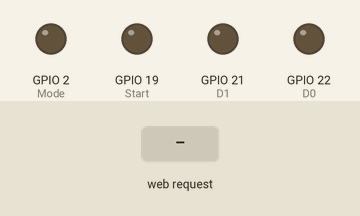
A program run on a simulated ESP32. Parts: output pins drawn as LEDs (lit = HIGH). The inputs (shaded band) are chosen by the test bench. WiFi joins after 1.5 s; servers stay silent unless stated; what the program prints to the serial monitor is not drawn.

Above: at 2.7 s.
2.8 s: HTTP request GET /automatic received
At 3.5 s:
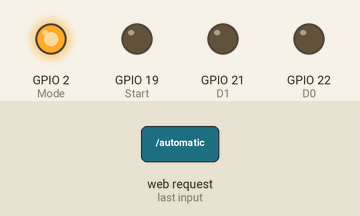
4.3 s: HTTP request GET /forward received
At 4.7 s:
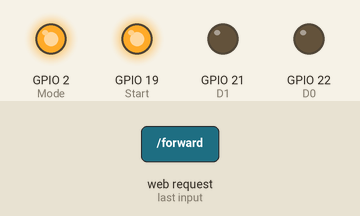
5.8 s: HTTP request GET /manual received
At 7.0 s:
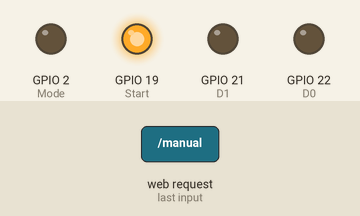
7.3 s: HTTP request GET /backward received
At 8.2 s:
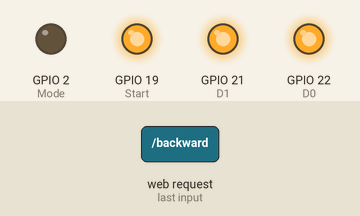
8.8 s: HTTP request GET /left received
At 9.3 s:
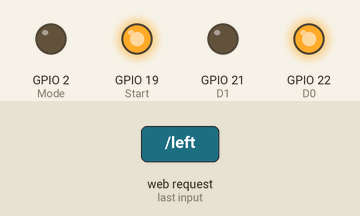
10.3 s: HTTP request GET /right received
At 11.6 s:
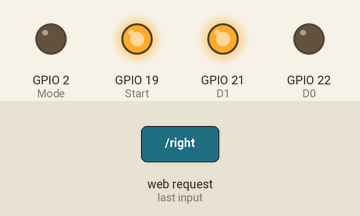
Timing chart, 0 to 12.8 s (numbered marks = the images above; inputs shaded):
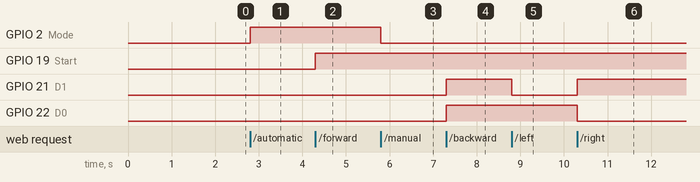

Measured:
- after the input at 2.8 s, GPIO 2 (Mode): LOW → HIGH at once
- after the input at 4.3 s, GPIO 19 (Start): LOW → HIGH at once
- after the input at 5.8 s, GPIO 2 (Mode): HIGH → LOW at once
- after the input at 7.3 s, GPIO 21 (D1), GPIO 22 (D0): LOW → HIGH at once
- after the input at 8.8 s, GPIO 21 (D1): HIGH → LOW at once
- after the input at 10.3 s, GPIO 21 (D1): LOW → HIGH at once; GPIO 22 (D0): HIGH → LOW at once

The program:

main.cpp
```cpp
#include <WiFi.h>
#include <WebServer.h>

#define D0 22
#define D1 21
#define Start 19
#define Mode 2

const char *ssid = "ESP32";
const char *password = "A1b2c3d4#"; // Replace with your credentials

WebServer server(80);

void handleRoot();
void handleAuto();
void handleManual();
void handleForward();
void handleBackward();
void handleLeft();
void handleRight();
void handleStop();  // Separate stop handler

void setup() {
    pinMode(D0, OUTPUT);
    pinMode(D1, OUTPUT);
    pinMode(Start, OUTPUT);
    pinMode(Mode, OUTPUT);

    Serial.begin(115200);

    WiFi.begin(ssid, password);
    Serial.print("Connecting to WiFi");
    while (WiFi.status() != WL_CONNECTED) {
        delay(500);
        Serial.print(".");
    }
    Serial.println("Connected!");

    IPAddress IP = WiFi.localIP();
    Serial.print("ESP IP address: ");
    Serial.println(IP);

    server.on("/", handleRoot);
    server.on("/automatic", handleAuto);
    server.on("/manual", handleManual);
    server.on("/forward", handleForward);
    server.on("/backward", handleBackward);
    server.on("/left", handleLeft);
    server.on("/right", handleRight);
    server.on("/stop", handleStop); // Use the dedicated stop handler
    server.begin();
    Serial.println("HTTP server started");
}

void loop() {
    server.handleClient();
}

void handleRoot() {
    String html = R"=====(
<!DOCTYPE html>
<html lang="en">

<head>
    <meta charset="UTF-8">
    <meta name="viewport" content="width=device-width, initial-scale=1.0">
    <title>Motor Control</title>
    <style>
        * {
            margin: 0;
            padding: 0;
        }

        body {
            min-height: 100vh;
            font-family: sans-serif;
            background-image: radial-gradient(circle farthest-corner at 10% 20%, rgba(234, 249, 249, 0.67) 0.1%, rgba(239, 249, 251, 0.63) 90.1%);
        }

        .container {
            display: flex;
            flex-direction: column;
            justify-content: center;
            width: 400px;
            margin: 100px auto 0 auto;
            background-image: linear-gradient(106.1deg, rgba(69, 242, 143, 0.52) 10.2%, rgba(14, 228, 175, 0.61) 83.6%);
            border-radius: 5px;
            padding: 30px;
        }

        /* ... (rest of your CSS styles) ... */
         .container .heading {
            width: 100%;
            text-align: center;
            margin-bottom: 30px;
        }

        .container .heading span {
            font-size: 30px;
            font-weight: bold;
        }

        .container .controllers {
            display: grid;
            grid-template-columns: repeat(5, 1fr);
            grid-template-rows: repeat(3, 1fr);
            grid-column-gap: 15px;
            grid-row-gap: 15px;
        }

        .container .controllers .common {
            text-align: center;
            justify-content: center;
            display: flex;
        }

        .container .controllers .common button {
            background-image: radial-gradient(circle 439px at 47.1% 47.8%, rgba(8, 208, 115, 1) 0%, rgba(0, 0, 0, 1) 91.3%);
            border: none;
            width: 70px;
            height: 70px;
            border-radius: 5px;
            cursor: pointer;
            transition: 0.30s ease-in-out;
        }

        .container .controllers .common button:hover {
            transform: scale(0.90);
        }

        .container .controllers .common button:active {
            background-image: red;
        }

        .container .controllers .common button span {
            font-size: 20px;
        }

        .container .controllers .controller_forward {
            grid-area: 1 / 3 / 2 / 4;
        }

        .container .controllers .controller_left {
            grid-area: 2 / 2 / 3 / 3;
            justify-content: right;
        }

        .container .controllers .controller_right {
            grid-area: 2 / 4 / 3 / 5;
            justify-content: left;
        }

        .container .controllers .controller_backward {
            grid-area: 3 / 3 / 4 / 4;
        }

        .container .controllers .controller_forward button:hover,
        .container .controllers .controller_left button:hover,
        .container .controllers .controller_right button:hover,
        .container .controllers .controller_backward button:hover {
            box-shadow: 0 0px 10px rgb(29, 107, 71);
        }

        .container .controllers .controller_stop {
            grid-area: 2 / 3 / 3 / 4;
        }

        .container .controllers .controller_stop button {
            background-image: radial-gradient(circle farthest-corner at 17.1% 22.8%, rgba(226, 24, 24, 1) 0%, rgba(160, 6, 6, 1) 90%);
        }

        .container .controllers .controller_stop button:hover {
            box-shadow: 0 0px 10px rgb(110, 21, 21);
        }

        .container .controllers .controller_stop button span {
            color: white;
        }

        .container .mode {
            display: flex;
            justify-content: center;
            margin-top: 50px;
        }

        .container .mode button {
            background-image: radial-gradient(circle farthest-corner at 10% 20%, rgba(97, 186, 255, 1) 0%, rgba(166, 239, 253, 1) 90.1%);
            border: none;
            width: 150px;
            height: 40px;
            border-radius: 5px;
            cursor: pointer;
            transition: 0.30s ease-in-out;
        }

        .container .mode button:hover {
            box-shadow: 0 5px 10px rgb(211, 211, 211);
            transform: scale(0.95);
        }

        .container .mode button:active {
            background-image: red;
        }

        .container .mode button span {
            font-size: 20px;
            text-transform: uppercase;
            font-weight: bold;
        }

        #autoManualButton.automatic {
            background-image: radial-gradient(circle farthest-corner at 10% 20%, rgba(37, 145, 251, 0.98) 0.1%, rgba(0, 7, 128, 1) 99.8%);
            color: white;
        }

        #autoManualButton.manual {
            background-image: radial-gradient(circle 489px at 49.3% 46.6%, rgba(255, 214, 126, 1) 0%, rgba(253, 200, 0, 1) 100.2%);
            color: black;
        }
    </style>
</head>

<body>
    <div class="container">
        <div class="heading">
            <span>Motor Control</span>
        </div>
        <div class="controllers">
            <div class="common controller_forward">
                <button class="arrow-button" ontouchstart="eventChecker('/forward', event)"
                    ontouchend="eventChecker('/stop', event)"> <span>↑</span>
                </button>
            </div>
            <div class="common controller_left">
                <button class="arrow-button" ontouchstart="eventChecker('/left', event)"
                    ontouchend="eventChecker('/stop', event)"><span>↶</span>
                </button>
            </div>
            <div class="common controller_stop">
                <button class="stop-button" onclick="sendCommand('/stop')"><span>Stop</span></button>
            </div>
            <div class="common controller_right">
                <button class="arrow-button" ontouchstart="eventChecker('/right', event)"
                    ontouchend="eventChecker('/stop', event)"><span>↷</span>
                </button>
            </div>
            <div class="common controller_backward">
                <button class="arrow-button" ontouchstart="eventChecker('/backward', event)"
                    ontouchend="eventChecker('/stop', event)"><span>↓</span>
                </button>
            </div>
        </div>
        <div class="mode">
            <button class="start-button" id="autoManualButton" onclick="handleAutoManual()">
                <span>Mode</span>
            </button>
        </div>
    </div>

    <script>
        let autoMode = true;
        let movementCommands = {
            '/forward': false,
            '/left': false,
            '/right': false,
            '/backward': false
        };

        async function sendCommand(command) {
            console.log(`Sending command: ${command}`);
            try {
                const response = await fetch(command);
                if (!response.ok) {
                    const errorText = await response.text();
                    console.error(`Server returned an error: ${response.status} - ${errorText}`);
                    const errorDiv = document.getElementById("error-message"); // Make sure you have this div
                    if (errorDiv) {
                        errorDiv.textContent = `Command failed: ${response.status}`;
                        setTimeout(() => errorDiv.textContent = "", 3000);
                    }
                    return;
                }
                console.log(`${command} command sent successfully`);
            } catch (error) {
                console.error(`Fetch request failed:`, error);
            }
        }

        function eventChecker(command, event) {
            if (event) {
                if (event.type === 'touchstart') {
                    sendCommand(command);
                    movementCommands[command] = true;
                }
                if (event.type === 'touchend') {
                    sendCommand('/stop');
                    for (let cmd in movementCommands) {
                        movementCommands[cmd] = false;
                    }
                }
            }
        }

        function handleAutoManual() {
            autoMode = !autoMode;
            const button = document.getElementById("autoManualButton");
            button.innerHTML = autoMode ? "<span>Manual</span>" : "<span>Auto</span>";
            button.classList.toggle("automatic", autoMode);
            button.classList.toggle("manual", !autoMode);
            sendCommand(autoMode ? '/automatic' : '/manual');
        }

        document.addEventListener('keydown', (event) => {
            let command = null;
            switch (event.key) {
                case 'w':
                case 'W':
                case 'ArrowUp':
                    command = '/forward';
                    break;
                case 'a':
                case 'A':
                case 'ArrowLeft':
                    command = '/left';
                    break;
                case 'd':
                case 'D':
                case 'ArrowRight':
                    command = '/right';
                    break;
                case 's':
                case 'S':
                case 'ArrowDown':
                    command = '/backward';
                    break;
            }

            if (event.key === 'm' || event.key === 'M') {
                handleAutoManual();
            }

            if (command && !movementCommands[command]) {
                movementCommands[command] = true;
                sendCommand(command);
            }
        });

        document.addEventListener('keyup', (event) => {
            let command = null;
            switch (event.key) {
                case 'w':
                case 'W':
                case 'ArrowUp':
                    command = '/forward';
                    break;
                case 'a':
                case 'A':
                case 'ArrowLeft':
                    command = '/left';
                    break;
                case 'd':
                case 'D':
                case 'ArrowRight':
                    command = '/right';
                    break;
                case 's':
                case 'S':
                case 'ArrowDown':
                    command = '/backward';
                    break;
            }
            if (command && movementCommands[command]) {
                movementCommands[command] = false;
                sendCommand('/stop');
            }
        });
    </script>
    <div id="error-message" style="color: red; margin-top: 10px;"></div>
    <div align="center"> If you ar in PC use <br> W,uparrow = foroward<br>S,Downarrow = backoward<br>A,leftparrow = Left Turn,<br>D,rightarrow = Right Turn<br>M = Mode Change</div>
    </body>

</html>
)=====";
    server.send(200, "text/html", html);
}

void handleAuto() {
    digitalWrite(Mode, HIGH);
    Serial.println("Manual Mode Enabled");
}

void handleManual() {
    digitalWrite(Mode, LOW);
    Serial.println("Auto Mode Enabled");
}

void handleForward() {
    digitalWrite(Start, HIGH); // Start signal
    digitalWrite(D0, LOW);
    digitalWrite(D1, LOW);
    Serial.println("Forward");
}

void handleBackward() {
    digitalWrite(Start, HIGH); // Start signal
    digitalWrite(D0, HIGH);
    digitalWrite(D1, HIGH);
    Serial.println("Backward");
}

void handleLeft() {
    digitalWrite(Start, HIGH); // Start signal
    digitalWrite(D0, HIGH);
    digitalWrite(D1, LOW);
    Serial.println("Left");
}

void handleRight() {
    digitalWrite(Start, HIGH);  // Start signal
    digitalWrite(D0, LOW);
    digitalWrite(D1, HIGH);
    Serial.println("Right");
}

void handleStop() {
    digitalWrite(Start, LOW); // Stop signal
    Serial.println("Stop");
}
```
